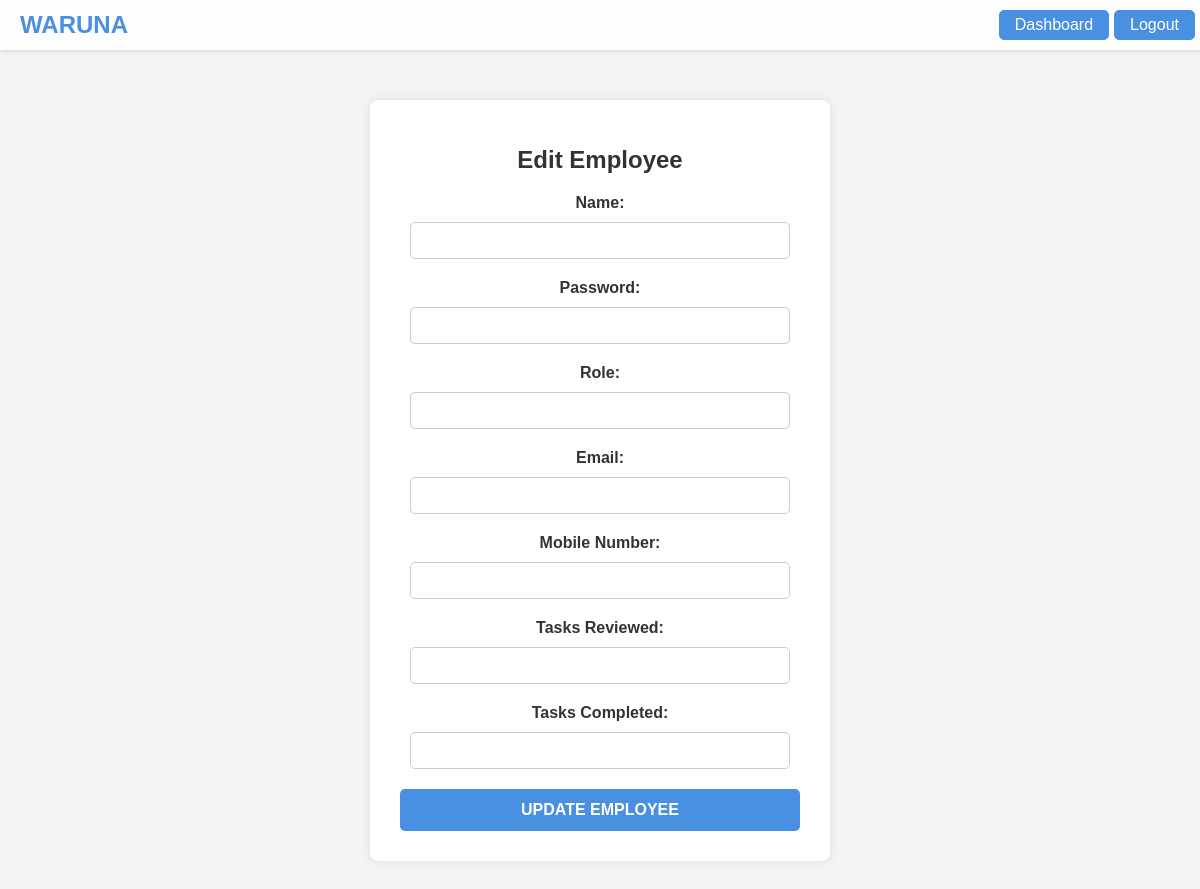
Before: /edit_employee_page/INS4 with the older database file.
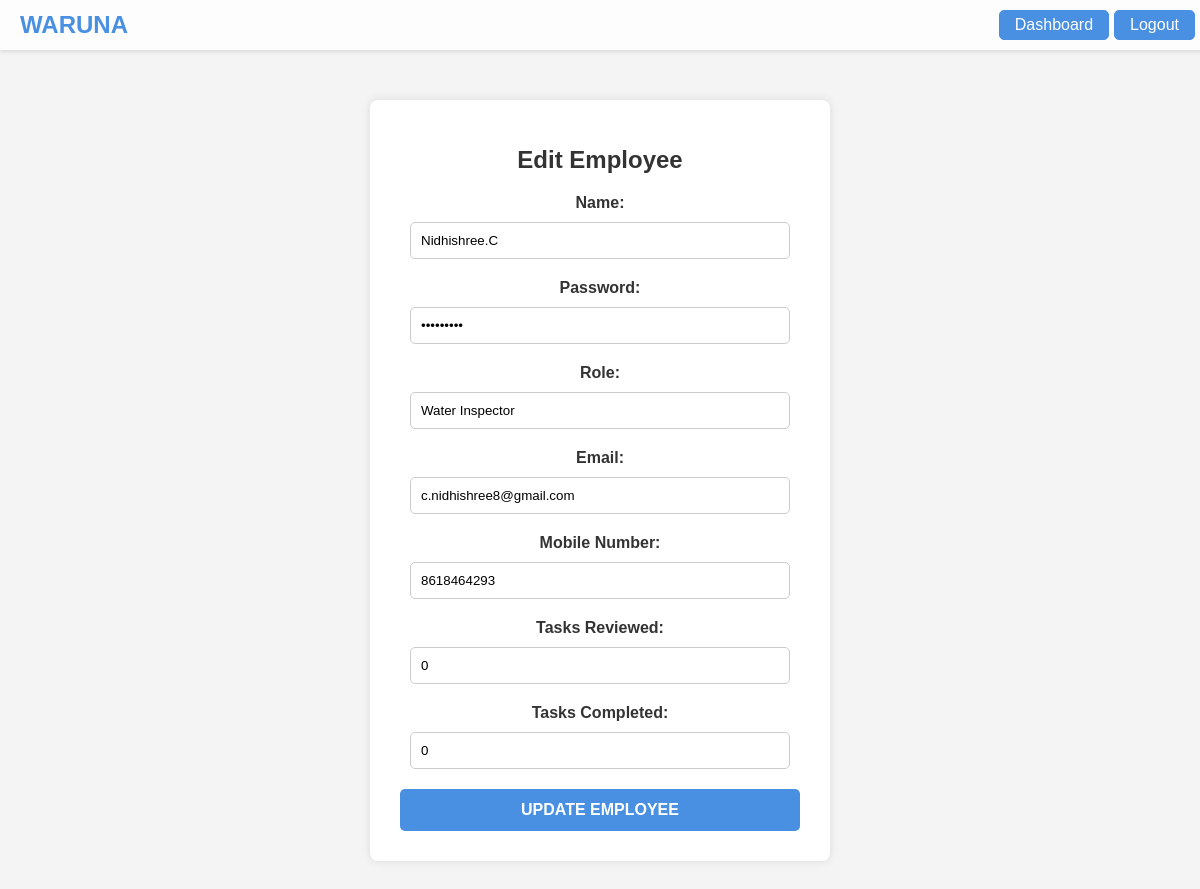
After: the same page with the newer database file.
### tables this page shows
CREATE TABLE employees
                 (employee_id TEXT PRIMARY KEY, name TEXT, password TEXT, role TEXT,
                 email TEXT, mobile_no TEXT, tasks_reviewed INTEGER DEFAULT 0,
                 tasks_completed INTEGER DEFAULT 0);

### app.py (the view, shortened to what this page needs)
@app.route('/edit_employee_page/<employee_id>', methods=['GET', 'POST'])
def edit_employee_page(employee_id):
    conn = get_db_connection()
    c = conn.cursor()
    c.execute("SELECT * FROM employees WHERE employee_id = ?", (employee_id,))
    employee = c.fetchone()
    conn.close()
    return render_template('edit_employee.html', employee=employee)

### app.py (called while the page is built)
def get_db_connection():
    conn = sqlite3.connect('waruna.db')
    conn.row_factory = sqlite3.Row
    return conn

### templates/edit_employee.html (shortened to what this page needs)
<!DOCTYPE html>
<html lang="en">
<head>
</head>
<body>
    <nav class="navbar">
        <a class="navbar-brand" href="#">WARUNA</a>
        <div class="boxes">
            <div class="login-box"><a class="nav-link" href="/dashboard">Dashboard</a></div>
            <div class="login-box"><a class="nav-link" href="/logout">Logout</a></div>
        </div>
    </nav>
    <div class="container">
        <h1>Edit Employee</h1>
        <form action="{{ url_for('edit_employee_page', employee_id=employee['employee_id']) }}" method="post">
            <label for="name">Name:</label>
            <input type="text" id="name" name="name" value="{{ employee['name'] }}" required>
            <label for="password">Password:</label>
            <input type="password" id="password" name="password" value="{{ employee['password'] }}" required>
            <label for="role">Role:</label>
            <input type="text" id="role" name="role" value="{{ employee['role'] }}" required>
            <label for="email">Email:</label>
            <input type="email" id="email" name="email" value="{{ employee['email'] }}" required>
            <label for="mobile_number">Mobile Number:</label>
            <input type="text" id="mobile_number" name="mobile_number" value="{{ employee['mobile_no'] }}" required>
            <label for="tasks_reviewed">Tasks Reviewed:</label>
            <input type="text" id="tasks_reviewed" name="tasks_reviewed" value="{{ employee['tasks_reviewed'] }}" required>
            <label for="tasks_completed">Tasks Completed:</label>
            <input type="text" id="tasks_completed" name="tasks_completed" value="{{ employee['tasks_completed'] }}" required>
            <button type="submit">Update Employee</button>
        </form>
    </div>
</body>
</html>

Changed rows visible on the page:
added employees: name "Nidhishree.C", role "Water Inspector", email "c.nidhishree8@gmail.com", mobile_number "8618464293", tasks_reviewed "0", tasks_completed "0"
